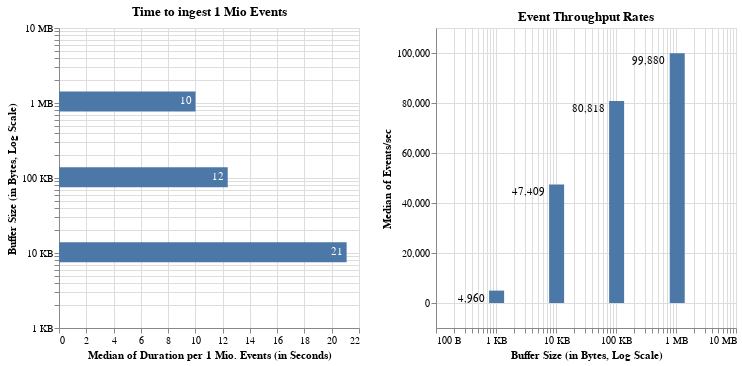

Notebook code for this chart:
### Code cell
buffer_size_label_expr = "datum.label && datum.label[0] == '1' ? (datum.value >= 1000000 ? datum.value / 1000000 + ' MB' : datum.value >= 1000 ? datum.value / 1000 + ' KB' : datum.label + ' B') : null"

duration_plot = alt.Chart(all_measurements_df[all_measurements_df['buffer_size_in_bytes'] > 1048]).mark_bar(clip=True, height=20).encode(
    x=alt.X('median(duration_per_mio_events_in_sec):Q', title="Median of Duration per 1 Mio. Events (in Seconds)"),
    y=alt.Y('buffer_size_in_bytes:Q', scale=alt.Scale(type='log'), title="Buffer Size (in Bytes, Log Scale)", axis=alt.Axis(        
        labelExpr=buffer_size_label_expr
    )),
).properties(width=300, title="Time to ingest 1 Mio Events")

duration_plot = duration_plot + duration_plot.mark_text(
    align='right',
    color='white',
    dx=-4,
    #dy=-18
).encode(
    text=alt.Text('median(duration_per_mio_events_in_sec):Q', format=',.0f'),
)

duration_plot | plot_event_rate(all_measurements_df[all_measurements_df['buffer_size_in_bytes'] > 1])

### Figure 1 — Vega-Lite specification as saved in the notebook (floating-point values rounded to 4 significant figures; data arrays with more than 128 entries replaced by an {"elided": "..."} marker saying what was removed)
{"config": {"view": {"continuousWidth": 400, "continuousHeight": 300}}, "hconcat": [{"layer": [{"mark": {"type": "bar", "clip": true, "height": 20}, "encoding": {"x": {"type": "quantitative", "aggregate": "median", "field": "duration_per_mio_events_in_sec", "title": "Median of Duration per 1 Mio. Events (in Seconds)"}, "y": {"type": "quantitative", "axis": {"labelExpr": "datum.label && datum.label[0] == '1' ? (datum.value >= 1000000 ? datum.value / 1000000 + ' MB' : datum.value >= 1000 ? datum.value / 1000 + ' KB' : datum.label + ' B') : null"}, "field": "buffer_size_in_bytes", "scale": {"type": "log"}, "title": "Buffer Size (in Bytes, Log Scale)"}}, "title": "Time to ingest 1 Mio Events", "width": 300}, {"mark": {"type": "text", "align": "right", "color": "white", "dx": -4}, "encoding": {"text": {"type": "quantitative", "aggregate": "median", "field": "duration_per_mio_events_in_sec", "format": ",.0f"}, "x": {"type": "quantitative", "aggregate": "median", "field": "duration_per_mio_events_in_sec", "title": "Median of Duration per 1 Mio. Events (in Seconds)"}, "y": {"type": "quantitative", "axis": {"labelExpr": "datum.label && datum.label[0] == '1' ? (datum.value >= 1000000 ? datum.value / 1000000 + ' MB' : datum.value >= 1000 ? datum.value / 1000 + ' KB' : datum.label + ' B') : null"}, "field": "buffer_size_in_bytes", "scale": {"type": "log"}, "title": "Buffer Size (in Bytes, Log Scale)"}}, "title": "Time to ingest 1 Mio Events", "width": 300}], "data": {"name": "data-93facdc9f7d1ceca4952d9639a257903"}}, {"layer": [{"mark": {"type": "bar", "clip": true, "width": 15}, "encoding": {"x": {"type": "quantitative", "axis": {"labelExpr": "datum.label && datum.label[0] == '1' ? (datum.value >= 1000000 ? datum.value / 1000000 + ' MB' : datum.value >= 1000 ? datum.value / 1000 + ' KB' : datum.label + ' B') : null"}, "field": "buffer_size_in_bytes", "scale": {"type": "log"}, "title": "Buffer Size (in Bytes, Log Scale)"}, "y": {"type": "quantitative", "aggregate": "median", "field": "events_per_second", "scale": {"padding": 1}, "title": "Median of Events/sec"}}, "title": "Event Throughput Rates", "width": 300}, {"mark": {"type": "text", "align": "right", "color": "black", "dx": -12, "dy": 8}, "encoding": {"text": {"type": "quantitative", "aggregate": "median", "field": "events_per_second", "format": ",.0f"}, "x": {"type": "quantitative", "axis": {"labelExpr": "datum.label && datum.label[0] == '1' ? (datum.value >= 1000000 ? datum.value / 1000000 + ' MB' : datum.value >= 1000 ? datum.value / 1000 + ' KB' : datum.label + ' B') : null"}, "field": "buffer_size_in_bytes", "scale": {"type": "log"}, "title": "Buffer Size (in Bytes, Log Scale)"}, "y": {"type": "quantitative", "aggregate": "median", "field": "events_per_second", "scale": {"padding": 1}, "title": "Median of Events/sec"}}, "title": "Event Throughput Rates", "transform": [{"calculate": "datum.y + \" inches\"", "as": "label"}], "width": 300}], "data": {"name": "data-9f84b354fb7e65165d16d28a1784f37a"}}], "$schema": "https://vega.github.io/schema/vega-lite/v4.8.1.json", "datasets": {"data-93facdc9f7d1ceca4952d9639a257903": {"elided": "265 records"}, "data-9f84b354fb7e65165d16d28a1784f37a": {"elided": "332 records"}}}
